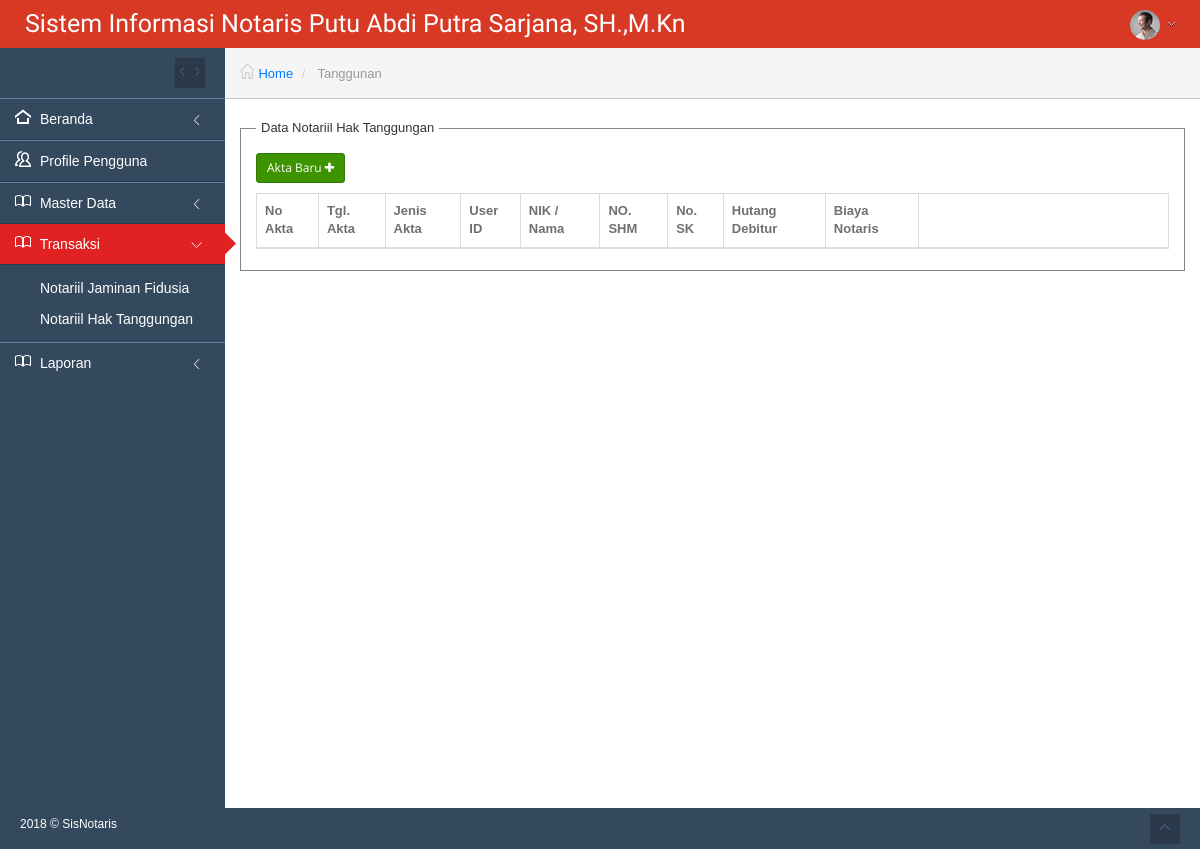
The page /index.php?page=tanggunan (signed in) on the database as committed earlier.
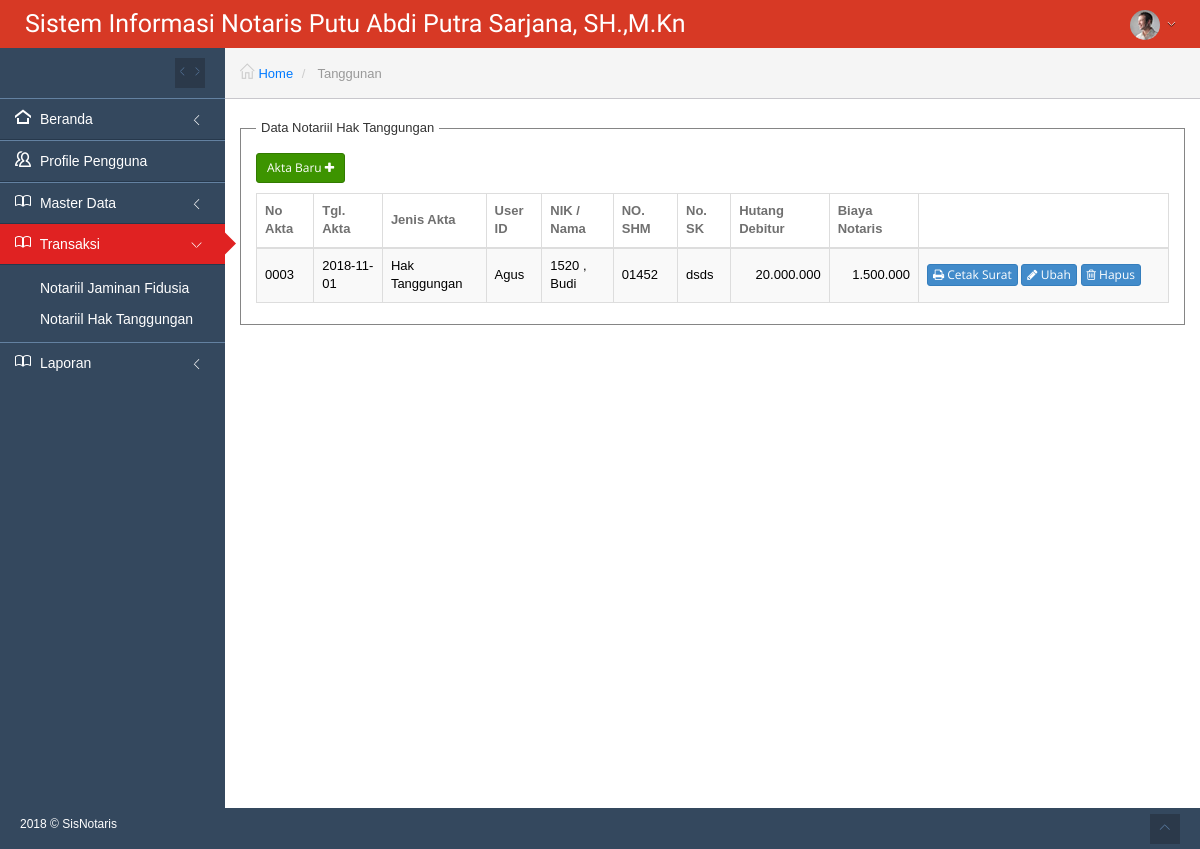
The same page on the database as committed later.
### tables this page shows
CREATE TABLE `tb_haktanggungan` (
  `id_hak` int(11) NOT NULL AUTO_INCREMENT,
  `noaktahaktang` varchar(20) NOT NULL,
  `id_user` int(11) NOT NULL,
  `jnsakta` varchar(20) NOT NULL,
  `tglakta` varchar(20) NOT NULL,
  `nosk` varchar(20) NOT NULL,
  `hutangdebitur` int(11) NOT NULL,
  `biayanot` int(11) NOT NULL,
  `noshm` varchar(50) DEFAULT NULL,
  PRIMARY KEY (`id_hak`)
);

CREATE TABLE `tb_user` (
  `id_user` int(11) NOT NULL AUTO_INCREMENT,
  `no_user` varchar(3) DEFAULT NULL,
  `nama_user` varchar(100) NOT NULL,
  `hak_akses` enum('Admin','Notaris') NOT NULL,
  `no_telp` varchar(15) NOT NULL,
  `alamat` varchar(30) NOT NULL,
  `nama_pengguna` varchar(20) NOT NULL,
  `kata_sandi` varchar(64) NOT NULL,
  `email` varchar(64) NOT NULL,
  PRIMARY KEY (`id_user`)
);

CREATE TABLE `tb_haktanggungan_detil` (
  `id_detil` int(11) NOT NULL AUTO_INCREMENT,
  `id_hak` int(11) DEFAULT NULL,
  `id_klien` int(11) DEFAULT NULL,
  PRIMARY KEY (`id_detil`)
);

CREATE TABLE `tb_klien` (
  `id_klien` int(11) NOT NULL AUTO_INCREMENT,
  `nama` varchar(60) DEFAULT NULL,
  `tempat_lahir` varchar(60) DEFAULT NULL,
  `tgl_lahir` varchar(12) DEFAULT NULL,
  `alamat` varchar(100) DEFAULT NULL,
  `no_telp` varchar(20) DEFAULT NULL,
  `nik` varchar(20) DEFAULT NULL,
  `id_user` int(11) DEFAULT NULL,
  `desa` varchar(100) DEFAULT NULL,
  `kecamatan` varchar(100) DEFAULT NULL,
  `kabupaten` varchar(100) DEFAULT NULL,
  `propinsi` varchar(100) DEFAULT NULL,
  `photo` varchar(100) DEFAULT NULL,
  PRIMARY KEY (`id_klien`)
);

### views/tanggungan.php (the view, shortened to what this page needs)
<?php
$data=mysqli_query($con,"select tb_haktanggungan.*, tb_user.* from tb_haktanggungan,tb_user
where  tb_haktanggungan.id_user=tb_user.id_user  order by tb_haktanggungan.id_hak desc");
?>
<div class="col-md-12" style="margin-top:20px;">
			<fieldset>
				<legend>Data Notariil Hak Tanggungan</legend>
				<a href="views/tanggungan_form.php" data-toggle="ajaxModal"  class="btn btn-sm btn-green">Akta Baru <i class="fa fa-plus"></i></a>
				<table class="table table-striped table-bordered table-hover" id="sample_1">
					<thead>
						<tr>
							<th>No Akta</th>
							<th>Tgl. Akta</th>
							<th>Jenis Akta</th>
							<th>User ID</th>
							<th>NIK / Nama</th>
							<th>NO. SHM</th>
							<th>No. SK</th>
							<th>Hutang Debitur</th>
							<th>Biaya Notaris</th>
							<th width="250;"></th>
						</tr>
					</thead>
					<tbody>
						<?php
						while ($hasildata = mysqli_fetch_array($data))
						{
							?>
							<tr>
								<td><?php echo $hasildata['noaktahaktang'];?></td>
								<td><?php echo $hasildata['tglakta'];?></td>
								<td><?php echo $hasildata['jnsakta'];?></td>
								<td><?php echo $hasildata['nama_pengguna'];?></td>
								<td>
								<?php
								$datanik=mysqli_query($con,"select tb_haktanggungan_detil.*, tb_klien.* from tb_haktanggungan_detil, tb_klien
								where tb_haktanggungan_detil.id_klien=tb_klien.id_klien and tb_haktanggungan_detil.id_hak='$hasildata[id_hak]'");
								while ($listnik=mysqli_fetch_array($datanik))
								{
								    ?>
								    <?php echo $listnik['nik'];?> , <?php echo $listnik['nama'];?><br>
								    <?php
								}
								?>
								</td>
								<td><?php echo $hasildata['noshm'];?></td>
								<td><?php echo $hasildata['nosk'];?></td>
								<td align="right"><?php echo number_format($hasildata['hutangdebitur'] ,0,',','.')?></td>
								<td align="right"><?php echo number_format($hasildata['biayanot'] ,0,',','.')?></td>
								<td>
									<a class="btn btn-xs btn-primary" href="print_tanggungan.php?id=<?php echo $hasildata['id_hak'];?>" target="_new"><i class="fa fa-print"></i> Cetak Surat</a>
									<a class="btn btn-xs btn-primary" id="add" href="views/tanggungan_form.php?id=<?php echo $hasildata['id_hak'];?>" data-toggle="ajaxModal"><i class="fa fa-pencil"></i> Ubah</a>
									<a class="btn btn-xs btn-primary" href="javascript: hapusdata('<?php echo $hasildata['id_hak'];?>')"><i class="fa fa-trash-o"></i> Hapus</a>
								</td>
							</tr>
							<?php
						}
						?>
					</tbody>
				</table>
			</fieldset>
</div>

Rows that differ between the two databases and show on the page:
added tb_haktanggungan: noaktahaktang "0003", tglakta "2018-11-01", jnsakta "Hak Tanggungan", id_user.nama_pengguna "Agus", noshm "01452", nosk "dsds", hutangdebitur "20.000.000", biayanot "1.500.000"
added tb_haktanggungan_detil: id_klien.nik "1520", id_klien.nama "Budi"
